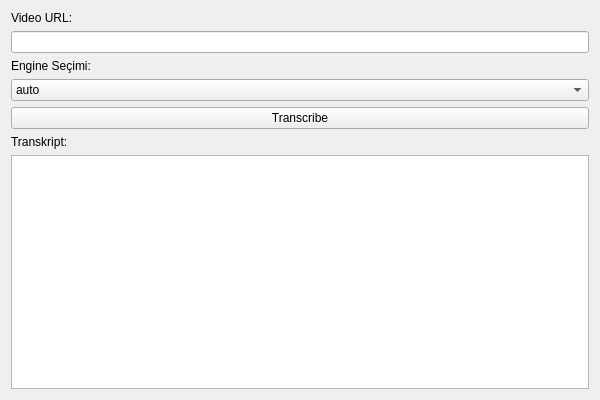
<?xml version="1.0" encoding="UTF-8"?>
<ui version="4.0">
 <class>Form</class>
 <widget class="QWidget" name="Form">
  <property name="geometry">
   <rect>
    <x>300</x>
    <y>300</y>
    <width>600</width>
    <height>400</height>
   </rect>
  </property>
  <property name="windowTitle">
   <string>YouTube / Udemy Transcriber</string>
  </property>
  <layout class="QVBoxLayout" name="verticalLayout">
   <item>
    <widget class="QLabel" name="label_url">
     <property name="text">
      <string>Video URL:</string>
     </property>
    </widget>
   </item>
   <item>
    <widget class="QLineEdit" name="urlInput"/>
   </item>
   <item>
    <widget class="QLabel" name="label_engine">
     <property name="text">
      <string>Engine Seçimi:</string>
     </property>
    </widget>
   </item>
   <item>
    <widget class="QComboBox" name="engineSelect">
     <item>
      <property name="text">
       <string>auto</string>
      </property>
     </item>
     <item>
      <property name="text">
       <string>whisper</string>
      </property>
     </item>
     <item>
      <property name="text">
       <string>vosk</string>
      </property>
     </item>
     <item>
      <property name="text">
       <string>deepspeech</string>
      </property>
     </item>
    </widget>
   </item>
   <item>
    <widget class="QPushButton" name="transcribeButton">
     <property name="text">
      <string>Transcribe</string>
     </property>
    </widget>
   </item>
   <item>
    <widget class="QLabel" name="label_result">
     <property name="text">
      <string>Transkript:</string>
     </property>
    </widget>
   </item>
   <item>
    <widget class="QTextEdit" name="resultOutput"/>
   </item>
  </layout>
 </widget>
 <resources/>
 <connections/>
</ui>
